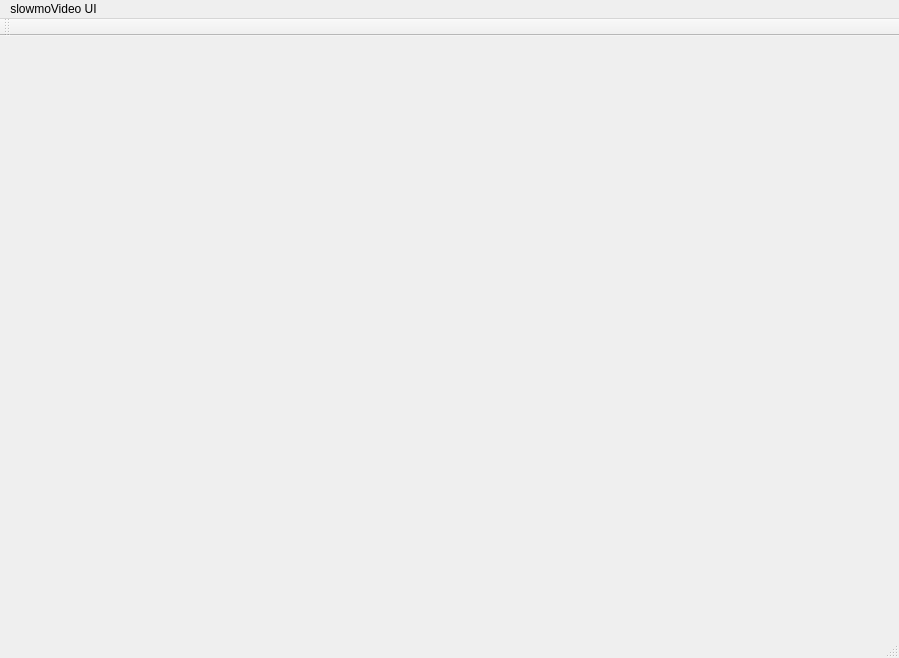
<?xml version="1.0" encoding="UTF-8"?>
<ui version="4.0">
 <class>MainWindow</class>
 <widget class="QMainWindow" name="MainWindow">
  <property name="geometry">
   <rect>
    <x>0</x>
    <y>0</y>
    <width>899</width>
    <height>658</height>
   </rect>
  </property>
  <property name="windowTitle">
   <string>MainWindow</string>
  </property>
  <widget class="QWidget" name="centralWidget"/>
  <widget class="QMenuBar" name="menuBar">
   <property name="geometry">
    <rect>
     <x>0</x>
     <y>0</y>
     <width>899</width>
     <height>25</height>
    </rect>
   </property>
   <widget class="QMenu" name="menuSlowmoVideo_UI">
    <property name="title">
     <string>slowmoVideo UI</string>
    </property>
   </widget>
   <addaction name="menuSlowmoVideo_UI"/>
  </widget>
  <widget class="QToolBar" name="mainToolBar">
   <attribute name="toolBarArea">
    <enum>TopToolBarArea</enum>
   </attribute>
   <attribute name="toolBarBreak">
    <bool>false</bool>
   </attribute>
  </widget>
  <widget class="QStatusBar" name="statusBar"/>
 </widget>
 <layoutdefault spacing="6" margin="11"/>
 <resources/>
 <connections/>
</ui>
